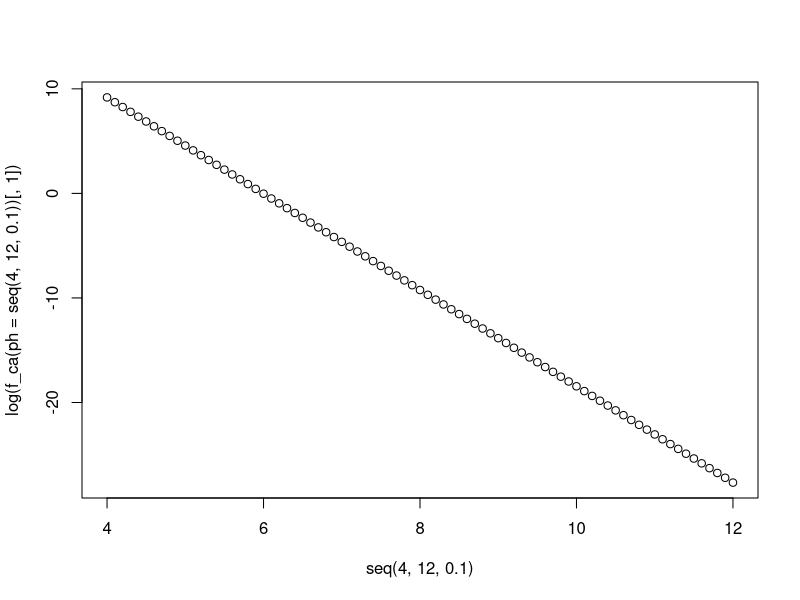

Generate this figure with R: (Note: this script raises an error after producing the figure.)
#############
#CO2 L?sung


caroll<-function(t){
  tk<-t+273.15
  lnH_Mpa<--6.8346+1.2817*10^4/tk-3.7668*10^6/tk^2+2.997*10^8/tk^3
  #kH = 1/H = 1/exp(ln(H))
  kh_Mpa<- 1/exp(lnH_Mpa)#mol/mol/MPa
  kh_mol_l<-kh_Mpa/18*1000 #/ 18 g/mol * 1000 g/l -> mol/l/MPa
  kh<-kh_mol_l/1000 #/1000 -> mol/l/kPa
  return(kh)
}

# Respiration ####

#create function to calculate soil respiration for different depths
novak <- function(l_s=30, #constant describing decrease of S_c with depth [cm]
                  depth, #forest type
                  temp=10){#temperature in ?C
  
  #parameters for spruce & beech forest (vesterdal et al. 2011)
  #1.Q10 = change of s_c with temp change of 10 ?C
  #2.t_ref =  reference temperature [?C]
  #3.res_t_ref = respiration at t_ref [mymol/m?/s]
  params <- c(Q10=3.8,t_ref=9.5,res_t_ref=1.27 )
  
  # formula for temperature dependent respiration (vesterdal et al. 2011)
  resp <- 10^(((log10(params[1])*(temp-params[2]))/10) + log10(params[3]))#mymol/m2/s
  
  #chage unit from mymol/m2/s to cm3/cm2/s with ideal gas law
  #universal gas constant R
  R<-8.314#J/mol/K=Nm/mol/K
  #amount of molecules n
  n<-resp/1e6/1e4#mol/cm2/s
  #pressure p
  p<-101.3*1000#Pa#N/m2
  #calculate Volume by converting p*V=n*R*t 
  V<-n*R*(temp+273.15)/p #m3/cm2/s
  #respiration rate vco2
  vco2<-V*1e6#cm3/cm2/s
  
  #formula for depths dependent respiration rate in soil (novak 2007)
  #calculate s_10 (source term co2 at surface)
  s_10 <-  vco2/l_s#cm3/cm3/s = 1/s
  #create matrix for s_c results
  s_c<-matrix(nrow=length(depth),ncol=length(temp))
  #loop for s_c with changing temperatures 
  for (i in 1:length(depth)){
    #claculate s_c (depth dependent source term co2)
    s_c[i,] <- s_10 *exp(-depth[i]/l_s)*params[1]^((temp - 10)/10)
  }
  #modell output is s_c
  return(s_c)#[vol/(vol*s)]=kPa/s
}

#######################
#calcium l?sung

f_ca<-function(tx=20,pco2=.5,ph=7,gamma=rep(1,6)){
  logkh<-log10(caroll(tx))
  h<-10^-ph
  ca<-10^(8.28-logkh)*h^2/(pco2*gamma[1])
  cahco3<-10^3.02*h/gamma[2]
  hakt<-h/gamma[3]
  hco3<-10^(-6.36+logkh)*pco2/(h*gamma[4])
  co3<-10^(-16.69+logkh)*pco2/(h^2*gamma[5])
  oh<-10^-14/(h*gamma[6])
  return(cbind(ca,cahco3,hakt,hco3,co3,oh))#mol/l
}
plot(seq(4,12,0.1),log(f_ca(ph=seq(4,12,0.1))[,1]))
cas<-f_ca()

wasser<-18/1000#kg/mol#l/mol
ca<-26*1000#g/mol
(cas[1]*ca)/wasser
####################
#ph-wert

#############
#bisection method

bisec<-function(phact=7,interv=14/2,balance=-1,times=0,crit=10E-8,pco2=.5,tx=20,gamma=rep(1,6)){
  while (abs(balance) > crit){ #convergence criterion: stop when balance is lower (close to zero)
    
    interv<-interv/2
    #evaluate equation #14
    cas<-f_ca(ph=phact,pco2=pco2,tx=tx,gamma=gamma)
    balance<-2*cas[1]+sum(cas[2:3])-cas[4]-2*cas[5]-cas[6]
    
    
    phact<- ifelse(balance>0, phact<-phact+interv,phact<-phact-interv)
    times<-times+1
    if (times>1000) {
      phact<-NA 
      times<-NA
      break}
  }
  
  return(cbind(phact))} 
bisec()
##########################
#activity 
aktivity<-function(tx=20,pco2=.5,d=c(6,3,9,4,4.5,3.5)*10^-8,Z=c(2,1,1,1,2,1),gamma=rep(1,6),ph=7,crit=1e-3){
  phneu<-ph
  phalt<-ph-1
  times<-0
  AB<-matrix(c(0,0.4883,0.3241E8,5 ,0.4921, 0.3249E8,
               10, 0.4961, 0.3258E8,
               15, 0.5002, 0.3267E8,
               20, 0.5046, 0.3276E8,
               25, 0.5092, 0.3286E8),6,3,byrow = T)
  AB<-as.data.frame(AB)
  colnames(AB)<-c("temp","A","B")
  
  while (abs(phalt-phneu)>crit) {
    phalt<-phneu
    phneu<-bisec(phact = phalt,tx=tx,pco2 = pco2,gamma=gamma)[1]
    cas<-f_ca(tx=tx,pco2=pco2,ph=phneu,gamma=gamma)
    mu<-0.5*(sum(cas)+3*cas[1]+3*cas[5])
    #loggamma<--AB$A[which.min(abs(AB$temp-tx))]*Z^2*mu^0.5/(1+AB$B[which.min(abs(AB$temp-tx))]*d*mu^0.5)
    loggamma<--approx(AB$temp,AB$A,tx)$y*Z^2*mu^0.5/(1+approx(AB$temp,AB$B,tx)$y*d*mu^0.5)
    gamma<-10^loggamma
    times<-times+1
  }
  return(list(gamma,phneu,cas))}

aktivity(pco2 = 1)

##############################################################
#Diffusion function
##############################################################

co2_soil_depth <- function(epsilon_t=0.2,#air filled soil [vol/vol]
                           timestep=1,#timestep for calculation [s] 
                           max_depth=18, #maximal depth for calculation [cm]
                           z=1, #depth for each cell [cm]
                           ambient=0.04, #pco2 kPa
                           temp=20, #temperature [?C] (without depth gradient)
                           outputresolution=60, #in sec = one minute
                           total_t= 48, #time of interest in hours
                           ls=30,#constant describing decrease of S_c with depth [cm]
                           sec=1:ncol(epsilon_t)){
  
  #calculate CO2 production for each cell center (z/2 = 5 cm) and temperature
  p_t <- novak(depth = seq(z,max_depth,z)-z/2, temp=temp,l_s=ls)
  
  #set number of iteration steps -> J
  J<-total_t*60*60/timestep
  #set number of cells -> n
  n <- max_depth/z
  #create output matrix with output for each depth cell after each day
  output<-matrix(nrow=J*timestep/outputresolution,ncol=n) #result matrix
  #set initial values for calculation
  result <- rep(ambient, n)
  #set initial for resultcounter
  resultcounter<-1
  #calculate Ds for 20?C
  Ds20<- 0.496*epsilon_t^1.661  #transfer-function (Schack-Kirchner et al. 2011) 
  #temperature correction of Ds Currie ..
  Ds_t<-Ds20*((temp+273)/293)^1.72 
  
  
  #time-loop
  for (j in 1:J){
    #calculate time of current step
    time<-j*timestep
    i<-which.min(abs(sec-time))
    #select CO2 production for temperature at current day
    p<-p_t[,i]
    #select Ds for temperature at current day
    Ds<-Ds_t[i,] 
    epsilon<-epsilon_t[i,]
    
    #calculate CO2-concentration for top layer with Dirichlet boundary
    c1 <- result[1]  + timestep * Ds[1]/epsilon[1]*
      (result[2]- 3*result[1]+2*ambient)/(.75*z^2) + p[1]*z *timestep/epsilon[1]
    #calculate CO2-concentration for cells 2:(n-1)
    c2 <- result[2:(n-1)] + timestep * Ds[2:(n-1)] /epsilon[2:(n-1)] *
      (result[3:n]- 2*result[2:(n-1)]+result[1:(n-2)])/(.75*z^2) + 
      p[2:(n-1)]*timestep*z/epsilon[2:(n-1)] 
    #calculate CO2-concentration for top layer with Neumann boundary
    c3 <- result[n] + timestep * Ds[n]/epsilon[n]*
      (0- result[n] + result [n-1])/(z^2) + p[n] *timestep*z/epsilon[n]
    #overwrite previous conditions with new result   
    result <- c(c1,c2,c3)
    
    #store result once a day
    if(time%%outputresolution==0){
      output[resultcounter,]<-result
      resultcounter<-resultcounter+1}
    #print progress of calculation
    if ((j/J*100)%%10==0){
      print(paste((j/J)*100,"% complete"))}
  }
  return(output)}

#calcium function
ca_soil_depth<-function(pco2=co2_vals,tx=t){
  pco2_cal<-seq(min(pco2),max(pco2),length.out = 50)
  t_cal<-seq(min(tx),max(tx),.5)
  pco2_l<-rep(pco2_cal,length(t_cal))
  t_l<-rep(t_cal,each=length(pco2_cal))
  ca_cal<-rep(0,length(pco2_l))
  for(i in 1:length(pco2_l)){
    ca_cal[i]<-   aktivity(tx=t_l[i],pco2=pco2_l[i])[[3]][1]
    if ((i/length(pco2_l)*100)%%10==0){
      print(paste((i/length(pco2_l))*100,"% complete"))}}
  
  ca_fm<-glm(ca_cal~log(pco2_l)*t_l+pco2_l*t_l)
  ca<-apply(co2_vals, 2, function(x) predict(ca_fm,data.frame(pco2_l=x,t_l=20)))
  molare_masse_calcium<-40*1000#mg/mol
  ca_mg<-(ca*molare_masse_calcium)#mg/l
  return(ca_mg)
}
ca_mg<-ca_soil_depth()

#####
#tests

epsilon<-matrix(0.1,60*60,18)
#for (i in 1:(60*60)){ epsilon[i,]<-seq(0.01+i*0.0005,0.8-i*0.0005,length.out = 60*60)[i]}
image(epsilon)
t<-rep(20,3600)

co2_vals<-co2_soil_depth(temp=t,epsilon_t = epsilon)

matplot(co2_vals[1:(60*2),],type="l")
image(co2_vals)
plot(co2_vals[2880,])
pco2_cal<-seq(min(co2_vals),max(co2_vals),length.out = 100)
t_cal<-seq(min(t),max(t),0.25)
pco2_l<-rep(pco2_cal,length(t_cal))
t_l<-rep(t_cal,each=length(pco2_cal))
ca_cal<-rep(0,length(pco2_l))
for(i in 1:length(pco2_l)){
  ca_cal[i]<-   aktivity(tx=t_l[i],pco2=pco2_l[i])[[3]][1]
  
  if ((i/length(pco2_l)*100)%%10==0){
    print(paste((i/length(pco2_l))*100,"% complete"))}}

ca_fm<-glm(ca_cal~log(pco2_l)*t_l+pco2_l*t_l)

library(mgcv)

ca_gam<-gam(ca_cal~s(pco2_l)+s(t_l)+s(pco2_l,by=t_l)+s(t_l,by=pco2_l))
plot(ca_cal~pco2_l)
points(predict(ca_fm)~pco2_l,col=2,pch=".")
points(predict(ca_gam)~pco2_l,col=3,pch=".")

summary(ca_gam)
summary(ca_fm)
ca<-apply(co2_vals, 2, function(x) predict(ca_fm,data.frame(pco2_l=x,t_l=20)))
molare_masse_calcium<-40*1000#mg/mol
ca_mg<-(ca*molare_masse_calcium)#mg/l
points(ca~co2_vals,col=2)
